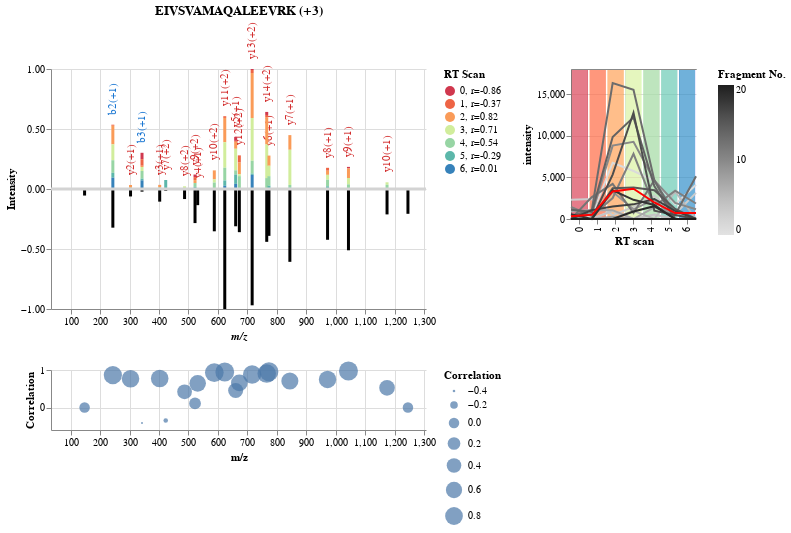

Notebook code cell kept with this figure:
### Markdown cell above
### Mirror plots

### Code cell
from mirror_plotting import mirror_w_xic_w_corrs

precursor_entry = precursor_df[precursor_df['mod_seq_charge_hash'] == selected_hash].iloc[0]

mirror_w_xic_w_corrs(spectrum_slice, mz_library, intensity_library, 
                 fragment_library, precursor_entry,
                 width=500, height=300)

### Figure 1 — Vega-Lite specification as saved in the notebook (floating-point values rounded to 4 significant figures; data arrays with more than 128 entries replaced by an {"elided": "..."} marker saying what was removed)
{"config": {"view": {"continuousWidth": 300, "continuousHeight": 300, "stroke": null}}, "hconcat": [{"vconcat": [{"layer": [{"mark": {"type": "text", "align": "left", "angle": 270, "baseline": "middle", "dx": 10}, "encoding": {"color": {"field": "label_color", "scale": null, "type": "nominal"}, "text": {"field": "frag_label", "type": "nominal"}, "x": {"axis": {"grid": true, "title": "m/z", "titleFontStyle": "italic"}, "field": "mz", "scale": {"domain": [50, 1290.0], "nice": false, "padding": 5, "zero": false}, "type": "quantitative"}, "y": {"aggregate": "sum", "axis": {"format": ".2f", "grid": true, "title": ["Intensity"]}, "field": "norm_intensity", "type": "quantitative"}}}, {"mark": {"type": "bar", "size": 3}, "encoding": {"color": {"field": "rt_cat", "scale": {"range": ["#d0384e", "#ee6445", "#fa9b58", "#d1ed9c", "#97d5a4", "#5cb7aa", "#3682ba"], "scheme": "set2"}, "title": "RT Scan", "type": "nominal"}, "tooltip": [{"field": "mz", "format": ".3f", "title": "m/z", "type": "quantitative"}, {"field": "norm_intensity", "format": ".2f", "title": "Intensity", "type": "quantitative"}], "x": {"axis": {"grid": true, "title": "m/z", "titleFontStyle": "italic"}, "field": "mz", "scale": {"domain": [50, 1290.0], "nice": false, "padding": 5, "zero": false}, "type": "quantitative"}, "y": {"aggregate": "sum", "axis": {"format": ".2f", "grid": true, "title": ["Intensity"]}, "field": "norm_intensity", "type": "quantitative"}}}, {"data": {"name": "data-c5a0fc726005ba8a31a2dfbf4bff67c3"}, "mark": {"type": "rule", "size": 3}, "encoding": {"tooltip": [{"field": "mz", "format": ".3f", "title": "m/z", "type": "quantitative"}, {"field": "intensity", "format": ".2f", "title": "Intensity", "type": "quantitative"}], "x": {"axis": {"grid": true, "title": "m/z", "titleFontStyle": "italic"}, "field": "mz", "scale": {"domain": [50, 1290.0], "nice": false, "padding": 5, "zero": false}, "type": "quantitative"}, "y": {"axis": {"format": "", "grid": true, "title": ["Intensity"]}, "field": "minus_intensity", "scale": {"nice": true, "padding": 0}, "type": "quantitative"}}}, {"data": {"name": "data-35e242a548128b72b9f6a9c1e76cc54b"}, "mark": {"type": "rule", "size": 3}, "encoding": {"color": {"value": "lightGray"}, "y": {"field": "sep", "type": "quantitative"}}}], "data": {"name": "data-804034921feee680c979a41f4117b560"}, "height": 240.0, "title": {"text": "EIVSVAMAQALEEVRK (+3)", "color": "black", "fontWeight": "bold"}, "width": 375.0}, {"data": {"name": "data-f5031e7c51d15c24d88a37a714f5008e"}, "mark": {"type": "circle"}, "encoding": {"size": {"field": "corr_coeff", "legend": {"title": "Correlation"}, "type": "quantitative"}, "x": {"axis": {"title": "m/z"}, "field": "mz", "type": "quantitative"}, "y": {"axis": {"title": "Correlation"}, "field": "corr_coeff", "type": "quantitative"}}, "height": 60.0, "width": 375.0}], "resolve": {"scale": {"color": "independent", "size": "independent", "x": "shared"}}}, {"layer": [{"mark": {"type": "bar", "opacity": 0.05}, "encoding": {"color": {"field": "RT_scan", "legend": null, "scale": {"domain": [0, 1, 2, 3, 4, 5, 6], "range": ["#d0384e", "#ee6445", "#fa9b58", "#d1ed9c", "#97d5a4", "#5cb7aa", "#3682ba"]}, "type": "ordinal"}, "x": {"axis": {"title": "RT scan"}, "field": "RT_scan", "type": "ordinal"}, "y": {"value": 1}}, "title": ""}, {"mark": {"type": "line"}, "encoding": {"color": {"field": "mz_scan", "legend": {"title": "Fragment No."}, "scale": {"scheme": "greys"}, "type": "quantitative"}, "x": {"axis": {"labels": false, "ticks": false, "title": null}, "field": "RT_scan", "type": "quantitative"}, "y": {"field": "intensity", "type": "quantitative"}}}, {"data": {"name": "data-887383e33ba2e89adf29eba5aef89921"}, "mark": {"type": "line", "color": "red"}, "encoding": {"x": {"axis": {"labels": false, "ticks": false, "title": null}, "field": "RT_scan", "type": "quantitative"}, "y": {"field": "intensity", "type": "quantitative"}}}], "data": {"name": "data-f39d054aa083b67c7ca80b0e36a5e553"}, "height": 150.0, "width": 125.0}], "resolve": {"scale": {"color": "independent"}}, "$schema": "https://vega.github.io/schema/vega-lite/v5.20.1.json", "datasets": {"data-804034921feee680c979a41f4117b560": {"elided": "147 records"}, "data-c5a0fc726005ba8a31a2dfbf4bff67c3": [{"mz": 147.1, "intensity": 0.05457, "norm_intensity": 0.05457, "minus_intensity": -0.05457}, {"mz": 243.1, "intensity": 0.3222, "norm_intensity": 0.3222, "minus_intensity": -0.3222}, {"mz": 303.2, "intensity": 0.06207, "norm_intensity": 0.06207, "minus_intensity": -0.06207}, {"mz": 342.2, "intensity": 0.02197, "norm_intensity": 0.02197, "minus_intensity": -0.02197}, {"mz": 402.3, "intensity": 0.1054, "norm_intensity": 0.1054, "minus_intensity": -0.1054}, {"mz": 422.7, "intensity": 0.01604, "norm_intensity": 0.01604, "minus_intensity": -0.01604}, {"mz": 486.8, "intensity": 0.08379, "norm_intensity": 0.08379, "minus_intensity": -0.08379}, {"mz": 522.3, "intensity": 0.2841, "norm_intensity": 0.2841, "minus_intensity": -0.2841}, {"mz": 531.3, "intensity": 0.1346, "norm_intensity": 0.1346, "minus_intensity": -0.1346}, {"mz": 587.8, "intensity": 0.3526, "norm_intensity": 0.3526, "minus_intensity": -0.3526}, {"mz": 623.3, "intensity": 1.0, "norm_intensity": 1.0, "minus_intensity": -1.0}, {"mz": 660.4, "intensity": 0.3106, "norm_intensity": 0.3106, "minus_intensity": -0.3106}, {"mz": 672.9, "intensity": 0.3597, "norm_intensity": 0.3597, "minus_intensity": -0.3597}, {"mz": 716.4, "intensity": 0.9693, "norm_intensity": 0.9693, "minus_intensity": -0.9693}, {"mz": 765.9, "intensity": 0.4403, "norm_intensity": 0.4403, "minus_intensity": -0.4403}, {"mz": 773.5, "intensity": 0.3904, "norm_intensity": 0.3904, "minus_intensity": -0.3904}, {"mz": 844.5, "intensity": 0.6069, "norm_intensity": 0.6069, "minus_intensity": -0.6069}, {"mz": 972.5, "intensity": 0.4231, "norm_intensity": 0.4231, "minus_intensity": -0.4231}, {"mz": 1044.0, "intensity": 0.5107, "norm_intensity": 0.5107, "minus_intensity": -0.5107}, {"mz": 1175.0, "intensity": 0.2117, "norm_intensity": 0.2117, "minus_intensity": -0.2117}, {"mz": 1246.0, "intensity": 0.2067, "norm_intensity": 0.2067, "minus_intensity": -0.2067}], "data-35e242a548128b72b9f6a9c1e76cc54b": [{"sep": 0}], "data-f5031e7c51d15c24d88a37a714f5008e": [{"mz": 147.1, "corr_coeff": 0.0}, {"mz": 243.1, "corr_coeff": 0.8643}, {"mz": 303.2, "corr_coeff": 0.7669}, {"mz": 342.2, "corr_coeff": -0.4102}, {"mz": 402.3, "corr_coeff": 0.7741}, {"mz": 422.7, "corr_coeff": -0.345}, {"mz": 486.8, "corr_coeff": 0.419}, {"mz": 522.3, "corr_coeff": 0.1096}, {"mz": 531.3, "corr_coeff": 0.6438}, {"mz": 587.8, "corr_coeff": 0.9316}, {"mz": 623.3, "corr_coeff": 0.9469}, {"mz": 660.4, "corr_coeff": 0.4542}, {"mz": 672.9, "corr_coeff": 0.6559}, {"mz": 716.4, "corr_coeff": 0.8789}, {"mz": 765.9, "corr_coeff": 0.9043}, {"mz": 773.5, "corr_coeff": 0.9543}, {"mz": 844.5, "corr_coeff": 0.7045}, {"mz": 972.5, "corr_coeff": 0.7477}, {"mz": 1044.0, "corr_coeff": 0.9739}, {"mz": 1175.0, "corr_coeff": 0.5248}, {"mz": 1246.0, "corr_coeff": 0.0}], "data-f39d054aa083b67c7ca80b0e36a5e553": {"elided": "147 records"}, "data-887383e33ba2e89adf29eba5aef89921": [{"RT_scan": 0, "intensity": 320.9}, {"RT_scan": 1, "intensity": 499.8}, {"RT_scan": 2, "intensity": 3306.0}, {"RT_scan": 3, "intensity": 3636.0}, {"RT_scan": 4, "intensity": 1979.0}, {"RT_scan": 5, "intensity": 711.7}, {"RT_scan": 6, "intensity": 733.3}]}}
